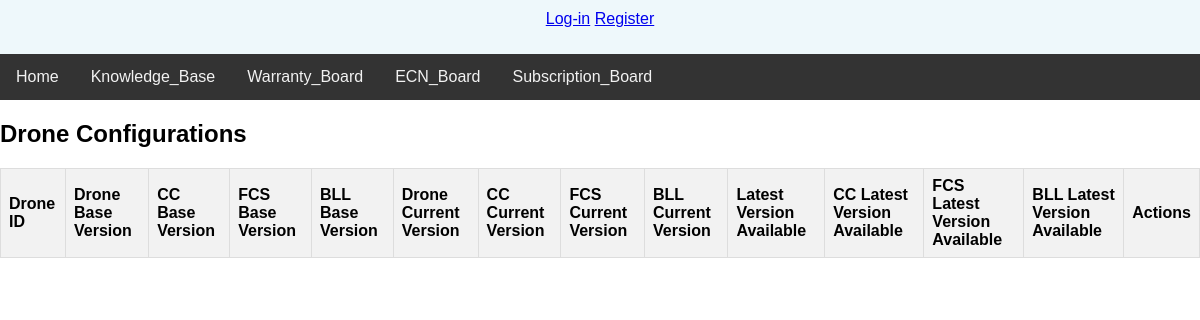
Before: /ecn_board/ with the older database file.
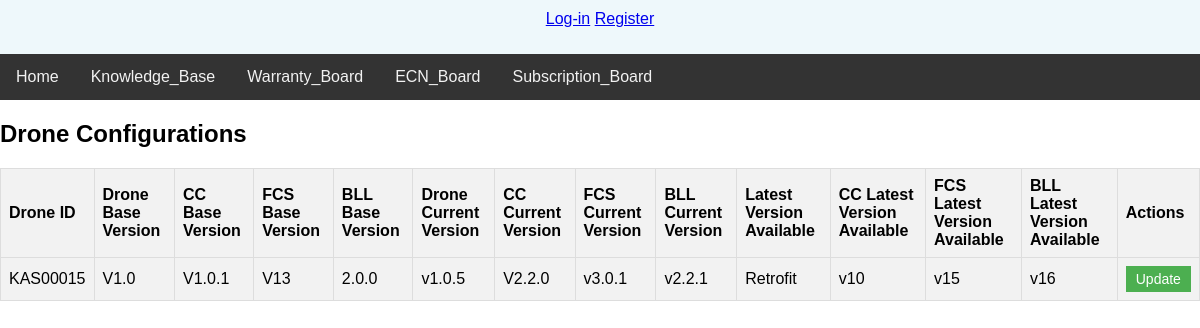
After: the same page with the newer database file.
### main/models.py (models this page shows, shortened)
class DroneConfigration(models.Model):
    id = models.AutoField(primary_key=True)
    drone_id = models.ForeignKey(Drone, on_delete=models.CASCADE)
    Drone_base_version = models.CharField(max_length=20)
    CC_base_version = models.CharField(max_length=20)
    FCS_base_version = models.CharField(max_length=20)
    BLL_base_version = models.CharField(max_length=20)
    drone_current_version = models.CharField(max_length=20)
    CC_current_version = models.CharField(max_length=20)
    FCS_current_version = models.CharField(max_length=20)
    BLL_current_version = models.CharField(max_length=20)
    Latest_version_available = models.CharField(max_length=20)
    CC_Latest_version_available = models.CharField(max_length=20)
    FCS_Latest_version_available = models.CharField(max_length=20)
    BLL_Latest_version_available = models.CharField(max_length=20)
    created_on = models.DateField(auto_now_add=True)

class Drone(models.Model):
    id = models.AutoField(primary_key=True)
    Drone_id = models.CharField(max_length=20, unique=True)
    UIN = models.CharField(max_length=20, unique=True)
    drone_type = models.CharField(max_length=20, choices=type_drone, default=1)
    AVB = models.CharField(max_length=20)
    Timble_module = models.CharField(max_length=20)
    Subscription_date = models.DateField()
    Subscription_end_date = models.DateField()
    Drone_base_version = models.CharField(max_length=20)
    CC_base_version = models.CharField(max_length=20)
    FCS_base_version = models.CharField(max_length=20)
    BLL_base_version = models.CharField(max_length=20)
    created_on = models.DateField(auto_now_add=True)
    def __str__(self):
        return self.Drone_id

### main/views.py (the view)
# urls.py: path('ecn_board/', views.view_config, name='ecn_board'),
def view_config(request):
    configurations = DroneConfigration.objects.all()  # Fetch all configurations
    return render(request, 'ecn_board.html', {'configurations': configurations})

### static/templates/ecn_board.html (shortened to what this page needs)
{% include 'nav.html' %}
<!DOCTYPE html>
<html lang="en">
<head>
</head>
<body>
    <h2>Drone Configurations</h2>
    <table>
        <tr>
            <th>Drone ID</th>
            <th>Drone Base Version</th>
            <th>CC Base Version</th>
            <th>FCS Base Version</th>
            <th>BLL Base Version</th>
            <th>Drone Current Version</th>
            <th>CC Current Version</th>
            <th>FCS Current Version</th>
            <th>BLL Current Version</th>
            <th>Latest Version Available</th>
            <th>CC Latest Version Available</th>
            <th>FCS Latest Version Available</th>
            <th>BLL Latest Version Available</th>
            <th>Actions</th>
        </tr>
        {% for config in configurations %}
        <tr>
            <td>{{ config.drone_id }}</td>
            <td>{{ config.Drone_base_version }}</td>
            <td>{{ config.CC_base_version }}</td>
            <td>{{ config.FCS_base_version }}</td>
            <td>{{ config.BLL_base_version }}</td>
            <td>{{ config.drone_current_version }}</td>
            <td>{{ config.CC_current_version }}</td>
            <td>{{ config.FCS_current_version }}</td>
            <td>{{ config.BLL_current_version }}</td>
            <td>{{ config.Latest_version_available }}</td>
            <td>{{ config.CC_Latest_version_available }}</td>
            <td>{{ config.FCS_Latest_version_available }}</td>
            <td>{{ config.BLL_Latest_version_available }}</td>
            <td>
                <form action="{% url 'authapp:update_config' config.id %}" method="post">
                    <button type="submit" class="update-btn">Update</button>
                </form>
            </td>
        </tr>
        {% endfor %}
    </table>
</body>
</html>

### static/templates/nav.html (shortened to what this page needs)
<!DOCTYPE html>
<html xmlns="http://www.w3.org/1999/html">
<head>
<link rel="stylesheet" href="https://cdnjs.cloudflare.com/ajax/libs/font-awesome/5.15.4/css/all.min.css">
</head>
<body>
<div class="header">
  {% if request.user.is_authenticated %}
    <p align="right"><a href="{% url 'authapp:login' %}" class="btn btn-danger">Logout</a>
    <span><a class="greet">Welcome {{request.user}}</a></span>
    {% else %}
    <div>
      <a href="{% url 'authapp:login' %}" class="btn btn-secondary">Log-in</a>
      <a href="{% url 'authapp:register' %}" class="btn btn-info ">Register</a>
    </div></p>
    {% endif %}
</div>
<div id="navbar">
  <a href="javascript:void(0)">Home</a>
  <a href="javascript:void(0)">Knowledge_Base</a>
  <a href="javascript:void(0)">Warranty_Board</a>
  <a href="javascript:void(0)">ECN_Board</a>
  <a href="javascript:void(0)">Subscription_Board</a>
</div>
</body>
</html>

### static/templates/nav.html (style rules this page uses)
body { margin: 0; font-size: 16px; font-family: Arial, Helvetica, sans-serif; }
.header { background-color: #EEF8FB; padding: 10px 0; text-align: center; }
#navbar { overflow: hidden; background-color: #333; }
#navbar a { float: left; display: block; color: #f2f2f2; text-align: center; padding: 14px 16px; text-decoration: none; font-size: 16px; }

### static/templates/ecn_board.html (style rules this page uses)
table { border-collapse: collapse; width: 100%; }
th, td { border: 1px solid #dddddd; text-align: left; padding: 8px; }
th { background-color: #f2f2f2; }
tr:nth-child(even) { background-color: #f2f2f2; }
.update-btn { background-color: #4CAF50; border: none; color: white; padding: 5px 10px; text-align: center; text-decoration: none; display: inline-block; font-size: 14px; cursor: pointer; }

Changed rows visible on the page:
added DroneConfigration: drone_id "KAS00015", Drone_base_version "V1.0", CC_base_version "V1.0.1", FCS_base_version "V13", BLL_base_version "2.0.0", drone_current_version "v1.0.5", CC_current_version "V2.2.0", FCS_current_version "v3.0.1", BLL_current_version "v2.2.1", Latest_version_available "Retrofit", CC_Latest_version_available "v10", FCS_Latest_version_available "v15", BLL_Latest_version_available "v16"
